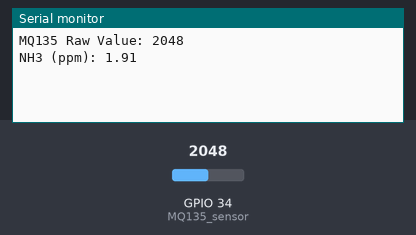
Recording of a sketch running on a simulated ESP32. Shown: the last lines printed to the serial monitor. The test bench sets the inputs (shaded band); at power-on: GPIO 34 (MQ135_sensor) = 2048.

Above: at 1.2 s.
1.3 s: GPIO 34 (MQ135_sensor) set to 4095
At 3.3 s:
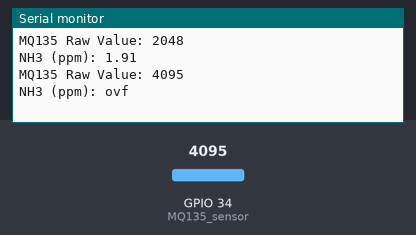
3.7 s: GPIO 34 (MQ135_sensor) set to 3603
At 5.0 s:
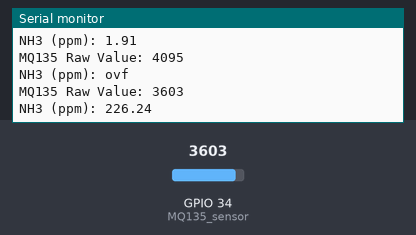
Timing chart, 0 to 6.7 s (numbered marks = the images above; inputs shaded):
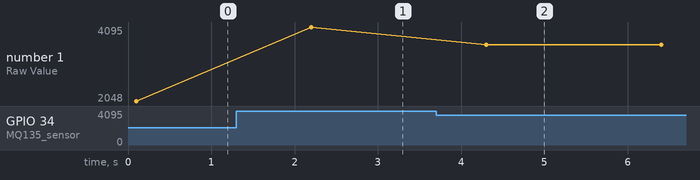

Measured:
- after the input at 1.3 s, the serial monitor: prints a new line after 0.90 s (image 1)
- after the input at 3.7 s, the serial monitor: prints a new line after 0.60 s (image 2)
- plotted number 1: 2048 → 4095 after the input at 1.3 s, 4095 → 3603 after the input at 3.7 s

The sketch:

MQ135_ESP32.ino
```cpp
#include <Arduino.h>
#include <math.h> // Untuk log10 dan pow

// Konstanta sensor MQ135
#define RL 10
#define Ro_NH3 1.88
#define m -0.417
#define b 0.843

// Pin sensor MQ135
const int MQ135_sensor = 34;
const int numReadings = 10; // Jumlah pembacaan untuk dirata-ratakan

// Variabel global
float VRL, Rs, ratio, nh3;

void setup() {
  Serial.begin(115200); // Inisialisasi komunikasi serial
  pinMode(MQ135_sensor, INPUT); // Atur pin sensor sebagai input
}

void loop() {
  readAndCalculateMQ135(); // Panggil fungsi pembacaan dan kalkulasi
  delay(2000); // Delay antar pembacaan (2 detik)
}

void readAndCalculateMQ135() {
  int totalValue = 0;
  for (int i = 0; i < numReadings; i++) {
    totalValue += analogRead(MQ135_sensor);
    delay(10); // Delay kecil antar pembacaan
  }

  int averageValue = totalValue / numReadings;
  Serial.print("MQ135 Raw Value: ");
  Serial.println(averageValue);

  VRL = averageValue * (3.3 / 4095.0); // Tegangan output sensor
  Rs = ((3.3 * RL) / VRL) - RL; // Resistansi sensor
  ratio = Rs / Ro_NH3; // Rasio Rs/Ro

  if (ratio > 0) {
    nh3 = pow(10, (log10(ratio) - b) / m); // Hitung konsentrasi NH3
  } else {
    nh3 = 0;
  }

  Serial.print("NH3 (ppm): ");
  Serial.println(nh3, 2); // Tampilkan nilai dengan 2 angka di belakang koma
}
```
